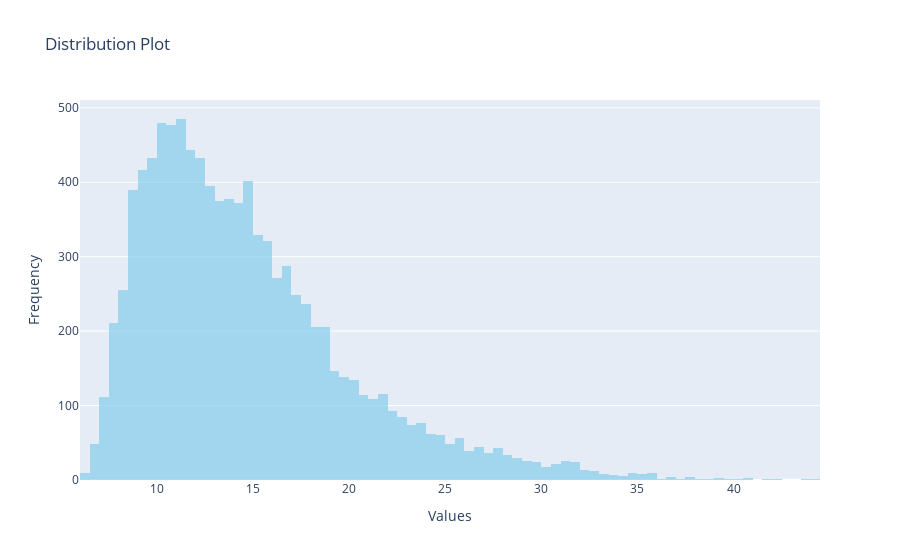

Notebook code cell kept with this figure:
### Code cell
histogram_trace = go.Histogram(
    x=portfolio['Sharpe'],  # 'column_name' contains the data you want to plot
    marker_color='skyblue',  # Optional: set color of bars
    opacity=0.7,  # Optional: set opacity of bars
)


layout = go.Layout(
    title='Distribution Plot',  # Set title of the plot
    xaxis=dict(title='Values'),  # Set label for x-axis
    yaxis=dict(title='Frequency'),  # Set label for y-axis
)

fig = go.Figure(data=[histogram_trace], layout=layout)
fig

### Figure 1 — Plotly figure (JSON) as saved in the notebook; plotly's stock layout.template omitted (floating-point values rounded to 4 significant figures; data arrays with more than 128 entries replaced by an {"elided": "..."} marker saying what was removed)
{"data": [{"marker": {"color": "skyblue"}, "opacity": 0.7, "type": "histogram", "x": {"elided": "10000 float values"}}], "layout": {"title": {"text": "Distribution Plot"}, "xaxis": {"title": {"text": "Values"}}, "yaxis": {"title": {"text": "Frequency"}}}}
